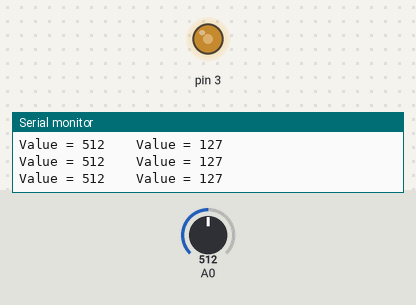
A sketch run on a simulated Arduino Uno, built with avr-gcc and run on an emulated ATmega328P. Shown: output pins drawn as LEDs (lit = HIGH), the last lines printed to the serial monitor. Inputs (shaded band) come from the test bench; at power-on: A0 = 512.

Above: at 1.2 s.
1.3 s: A0 set to 417
At 1.9 s:
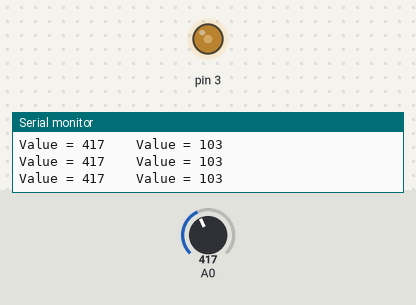
4.3 s: A0 set to 392
At 5.3 s:
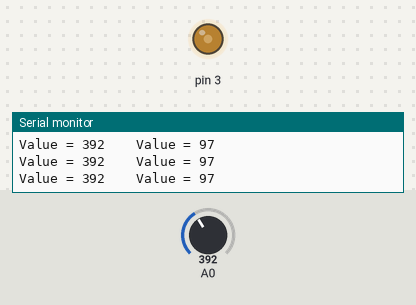
7.3 s: A0 set to 716
At 7.8 s:
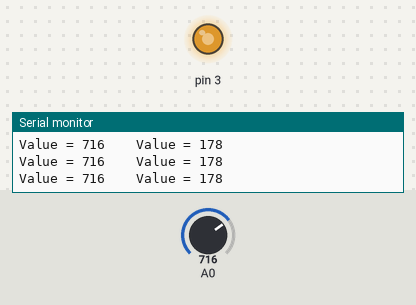
8.8 s: A0 set to 982
At 9.4 s:
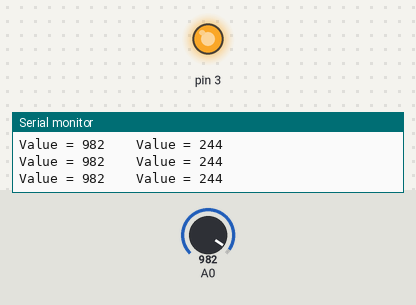
10.3 s: A0 set to 1013
At 11.2 s:
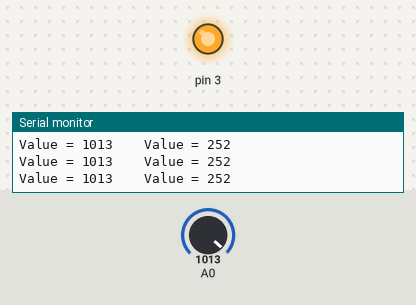
13.3 s: A0 set to 0
At 13.9 s:
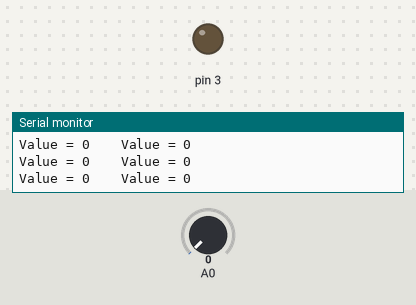
Timing chart, 0 to 15.8 s (numbered marks = the images above; inputs shaded):
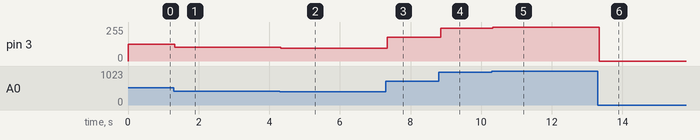

Measured:
- after the input at 1.3 s, pin 3: 127/255 → 103/255 at once
- after the input at 4.3 s, pin 3: 103/255 → 97/255 at once
- after the input at 7.3 s, pin 3: 97/255 → 178/255 at once
- after the input at 8.8 s, pin 3: 178/255 → 244/255 after 0.05 s
- after the input at 10.3 s, pin 3: 244/255 → 252/255 at once
- after the input at 13.3 s, pin 3: 252/255 → 0/255 after 0.05 s

The sketch:

Ornek-Proje4.ino
```cpp
/*
*   Örnek 4 - Potansiyometre İle Led Kontrolü
*   Kullanılacak Komponentler:
*     Breadboard üzerine 1 tane pot 1 tane led bağlayın (PWM)
*   Uygulama:
*     Potansiyometreden gelen değerlere göre ledin parlaklığını kontrol eden bir uygulama geliştirin.
*
*   Yazar: dezarto
*   Tarih: 10.06.2023
*/

int value;

void setup() {
  pinMode(3, OUTPUT);
  Serial.begin(9600);
}

void loop() {
  value = analogRead(A0);
  Serial.print("Value = ");
  Serial.print(value);
  //value /= 4;  // Led değeri 0 ile 255 arasında alır
  value = map(value, 0, 1023, 0, 255); // 0 ile 1023 değerini 0 ile 255 e oranlar
  Serial.print("    Value = ");
  Serial.println(value);

  analogWrite(3, value);
}
```
